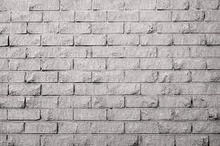
%> input picture Week 7/img2/1.jpg, 220 x 146 px, shrunk from 275 x 183 before the run
$ octave --eval "result = getTamuraFeaturesRGB('img2/1.jpg');"   (GNU Octave 9; MATLAB toolbox functions it lacks are replaced by stand-ins)
%> lines starting %> are read from the running program, lines starting %| are printed output that depends on the picture
%> in getTamuraFeaturesRGB, img is the input picture: size 146x220x3 uint8; mean R, G, B 176.6, 170.9, 170.8
### Week 7/directionality.m
%调用举例：
%image=rgb2gray(imread('example.jpg'));
%[Fdir,sita]=directionality(image)

%sita为各像素点的角度矩阵，在线性度中会用到，所以这里作为结果返回
function [Fdir,sita]=directionality(graypic)
[h w]=size(graypic);
%> h = 146; w = 220
%两个方向的卷积矩阵
GradientH=[-1 0 1;-1 0 1;-1 0 1];
GradientV=[ 1 1 1;0 0 0;-1 -1 -1];
%卷积，取有效结果矩阵
MHconv=conv2(graypic,GradientH);
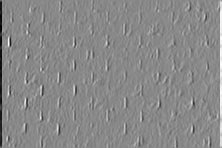
%> MHconv: size 148x222 double; min -643, max 556, mean 0; drawn with min black and max white
MH=MHconv(3:h,3:w);
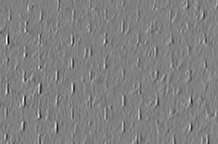
%> MH: size 144x218 double; min -565, max 556, mean 0.7; drawn with min black and max white
MVconv=conv2(graypic,GradientV);
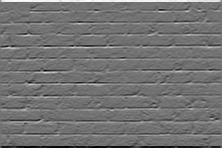
%> MVconv: size 148x222 double; min -536, max 652, mean 0; drawn with min black and max white
MV=MVconv(3:h,3:w);
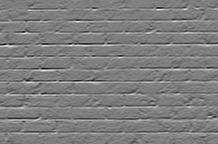
%> MV: size 144x218 double; min -511, max 515, mean -2.1; drawn with min black and max white
%向量模
MG=(abs(MH)+abs(MV))./2;
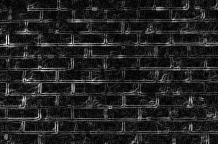
%> MG: size 144x218 double; min 0, max 332.5, mean 44.1; drawn with min black and max white
%有效矩阵大小
validH=h-2;
%> validH = 144
validW=w-2;
%> validW = 218
%各像素点的方向
for i=1:validH
    for j=1:validW
        sita(i,j)=atan(MV(i,j)/MH(i,j))+(pi/2);
    end
end
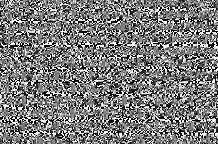
%> sita: size 144x218 double; 0.01% of the values are NaN or infinite; the others: min 0, max 3.14, mean 1.52; drawn with min black, max white, NaN and infinite black
n=16;
t=12;
Nsita=zeros(1,n);
%构造方向的统计直方图
for i=1:validH
    for j=1:validW
        for k=1:n
            if sita(i,j)>=(2*(k-1)*pi/2/n) && sita(i,j)<((2*(k-1)+1)*pi/2/n) && MG(i,j)>=t
                Nsita(k)=Nsita(k)+1;
            end
        end
    end
end
%> after the loop, Nsita = [1585 1130 893 772 796 791 796 789 909 738 653 570 657 700 909 1270]
for k=1:n
    HD(k)=Nsita(k)/sum(Nsita(:));
end
%> after the loop, HD = [0.114 0.081 0.064 0.0553 0.057 0.0567 0.057 0.0565 0.0651 0.0529 0.0468 0.0408 0.0471 0.0502 0.0651 0.091]
%假设每幅图片只有一个方向峰值，为计算方便简化了原著
[maxvalue,FIp]=max(HD);
%> maxvalue = 0.114; FIp = 1
Fdir=0;
for k=1:n
    Fdir=Fdir+(k-FIp)^2*HD(k);%公式与原著有改动
end
%> this loop made 16 passes
%> Fdir on passes 1 to 12: 0, 0.081, 0.337, 0.835, 1.75, 3.16, 5.22, 7.99, 12.15, 16.44, 21.12, 26.06
end

### Week 7/coarseness.m
%调用举例：
%image=rgb2gray(imread('example.jpg'));
%f=coarseness(image,5)
function Fcrs = coarseness( graypic,kmax )%graphic为待处理的灰度图像，2^kmax为最大窗口
%> called with kmax = 5
[h,w]=size(graypic); %获取图片大小
A=zeros(h,w,2^kmax); %平均灰度值矩阵A
%计算有效可计算范围内每个点的2^k邻域内的平均灰度值
for i=2^(kmax-1)+1:h-2^(kmax-1)
    for j=2^(kmax-1)+1:w-2^(kmax-1)
        for k=1:kmax
            A(i,j,k)=mean2(graypic(i-2^(k-1):i+2^(k-1)-1,j-2^(k-1):j+2^(k-1)-1));
        end
    end
end
%对每个像素点计算在水平和垂直方向上不重叠窗口之间的Ak差
for i=1+2^(kmax-1):h-2^(kmax-1)
    for j=1+2^(kmax-1):w-2^(kmax-1)
        for k=1:kmax
            Eh(i,j,k)=abs(A(i+2^(k-1),j,k)-A(i-2^(k-1),j));
            Ev(i,j,k)=abs(A(i,j+2^(k-1),k)-A(i,j-2^(k-1)));
        end
    end
end
%对每个像素点计算使E达到最大值的k
for i=2^(kmax-1)+1:h-2^(kmax-1)
    for j=2^(kmax-1)+1:w-2^(kmax-1)
        [maxEh,p]=max(Eh(i,j,:));
        [maxEv,q]=max(Ev(i,j,:));
        if maxEh>maxEv
            maxkk=p;
        else
            maxkk=q;
        end
        Sbest(i,j)=2^maxkk; %每个像素点的最优窗口大小为2^maxkk
    end
end
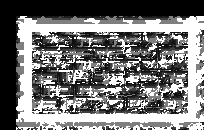
%> Sbest: size 130x204 double; min 0, max 32, mean 15.2; drawn with min black and max white
%> after the loop, maxkk = 3
%所有Sbest的均值作为整幅图片的粗糙度
Fcrs=mean2(Sbest);
%> Fcrs = 15.16
end

### Week 7/linelikeness.m
%调用举例：
%image=rgb2gray(imread('example.jpg'));
%Flin=linelikeness(image,sita,4) %sita为directionality.m返回的结果
function Flin=linelikeness(graypic,sita,d) %d为共生矩阵计算时的像素间隔距离
n=16;
[h,w]=size(graypic);
%构造方向共生矩阵
PDd1=zeros(n,n);
PDd2=zeros(n,n);
PDd3=zeros(n,n);
PDd4=zeros(n,n);
PDd5=zeros(n,n);
PDd6=zeros(n,n);
PDd7=zeros(n,n);
PDd8=zeros(n,n);
for i=d+1:h-d-2
    for j=d+1:w-d-2
        for m1=1:n
            for m2=1:n
                %下方向
                if (sita(i,j)>=(2*(m1-1)*pi/2/n) && sita(i,j)<((2*(m1-1)+1)*pi/2/n)) && (sita(i+d,j)>=(2*(m2-1)*pi/2/n) && sita(i+d,j)<((2*(m2-1)+1)*pi/2/n))
                    PDd1(m1,m2)=PDd1(m1,m2)+1;
                end
                %上方向
                if (sita(i,j)>=(2*(m1-1)*pi/2/n) && sita(i,j)<((2*(m1-1)+1)*pi/2/n)) && (sita(i-d,j)>=(2*(m2-1)*pi/2/n) && sita(i-d,j)<((2*(m2-1)+1)*pi/2/n))
                    PDd2(m1,m2)=PDd2(m1,m2)+1;
                end
                %右方向
                if (sita(i,j)>=(2*(m1-1)*pi/2/n) && sita(i,j)<((2*(m1-1)+1)*pi/2/n)) && (sita(i,j+d)>=(2*(m2-1)*pi/2/n) && sita(i,j+d)<((2*(m2-1)+1)*pi/2/n))
                    PDd3(m1,m2)=PDd3(m1,m2)+1;
                end
                %左方向
                if (sita(i,j)>=(2*(m1-1)*pi/2/n) && sita(i,j)<((2*(m1-1)+1)*pi/2/n)) && (sita(i,j-d)>=(2*(m2-1)*pi/2/n) && sita(i,j-d)<((2*(m2-1)+1)*pi/2/n))
                    PDd4(m1,m2)=PDd4(m1,m2)+1;
                end
                %右下方向
                if (sita(i,j)>=(2*(m1-1)*pi/2/n) && sita(i,j)<((2*(m1-1)+1)*pi/2/n)) && (sita(i+d,j+d)>=(2*(m2-1)*pi/2/n) && sita(i+d,j+d)<((2*(m2-1)+1)*pi/2/n))
                    PDd5(m1,m2)=PDd5(m1,m2)+1;
                end
                %右上方向
                if (sita(i,j)>=(2*(m1-1)*pi/2/n) && sita(i,j)<((2*(m1-1)+1)*pi/2/n)) && (sita(i-d,j+d)>=(2*(m2-1)*pi/2/n) && sita(i-d,j+d)<((2*(m2-1)+1)*pi/2/n))
                    PDd6(m1,m2)=PDd6(m1,m2)+1;
                end
                %左下方向
                if (sita(i,j)>=(2*(m1-1)*pi/2/n) && sita(i,j)<((2*(m1-1)+1)*pi/2/n)) && (sita(i+d,j-d)>=(2*(m2-1)*pi/2/n) && sita(i+d,j-d)<((2*(m2-1)+1)*pi/2/n))
                    PDd7(m1,m2)=PDd7(m1,m2)+1;
                end
                %左上方向
                if (sita(i,j)>=(2*(m1-1)*pi/2/n) && sita(i,j)<((2*(m1-1)+1)*pi/2/n)) && (sita(i-d,j-d)>=(2*(m2-1)*pi/2/n) && sita(i-d,j-d)<((2*(m2-1)+1)*pi/2/n))
                    PDd8(m1,m2)=PDd8(m1,m2)+1;
                end
            end
        end
    end
end
f=zeros(1,8);
g=zeros(1,8);
for i=1:n
    for j=1:n
        f(1)=f(1)+PDd1(i,j)*cos((i-j)*2*pi/n);
        g(1)=g(1)+PDd1(i,j);
        f(2)=f(2)+PDd2(i,j)*cos((i-j)*2*pi/n);
        g(2)=g(2)+PDd2(i,j);
        f(3)=f(3)+PDd3(i,j)*cos((i-j)*2*pi/n);
        g(3)=g(3)+PDd3(i,j);
        f(4)=f(4)+PDd4(i,j)*cos((i-j)*2*pi/n);
        g(4)=g(4)+PDd4(i,j);
        f(5)=f(5)+PDd5(i,j)*cos((i-j)*2*pi/n);
        g(5)=g(5)+PDd5(i,j);
        f(6)=f(6)+PDd6(i,j)*cos((i-j)*2*pi/n);
        g(6)=g(6)+PDd6(i,j);
        f(7)=f(7)+PDd7(i,j)*cos((i-j)*2*pi/n);
        g(7)=g(7)+PDd7(i,j);
        f(8)=f(8)+PDd8(i,j)*cos((i-j)*2*pi/n);
        g(8)=g(4)+PDd8(i,j);
    end
end
tempM=f./g;
Flin=max(tempM);%取8个方向的线性度最大值作为图片的线性度
end

### Week 7/getTamuraFeaturesRGB.m
function feat = getTamuraFeaturesRGB(imgFilePath)
feat = double(zeros(1,6));
img = imread(imgFilePath);

red = img(:,:,1);
green = img(:,:,2);
blue = img(:,:,3);

R_DLMI = double(red(:)); % Double Linear Matrix Image
G_DLMI = double(green(:)); % Double Linear Matrix Image
B_DLMI = double(blue(:)); % Double Linear Matrix Image

% Red
% Contrast
alpha = 0.25;
feat(1, 1) = var(R_DLMI)/(kurtosis(R_DLMI)^alpha);
% Directionality
[feat(1, 2), sita] = directionality(red);
% Coarseness
feat(1, 3) = coarseness(red, 5);
% Linelikeness
feat(1, 4) = linelikeness(red, sita, 4);
% Regularity
feat(1, 5) = regularity(red, 64);
% Roughness
feat(1, 6) = feat(1, 1) + feat(1, 3);

% Green
% Contrast
alpha = 0.25;
feat(1, 7) = var(G_DLMI)/(kurtosis(G_DLMI)^alpha);
% Directionality
[feat(1, 8), sita] = directionality(green);
% Coarseness
feat(1, 9) = coarseness(green, 5);
% Linelikeness
feat(1, 10) = linelikeness(green, sita, 4);
% Regularity
feat(1, 11) = regularity(green, 64);
% Roughness
feat(1, 12) = feat(1, 7) + feat(1, 9);

% Blue
% Contrast
alpha = 0.25;
feat(1, 13) = var(B_DLMI)/(kurtosis(B_DLMI)^alpha);
% Directionality
[feat(1, 14), sita] = directionality(blue);
% Coarseness
feat(1, 15) = coarseness(blue, 5);
% Linelikeness
feat(1, 16) = linelikeness(blue, sita, 4);
% Regularity
feat(1, 17) = regularity(blue, 64);
% Roughness
feat(1, 18) = feat(1, 13) + feat(1, 15);
end
%> (the run ends here)
